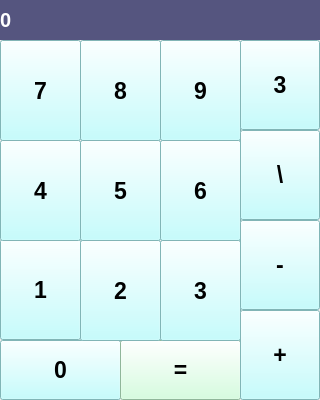
<?xml version="1.0" encoding="UTF-8"?>
<ui version="4.0">
 <class>MainWindow</class>
 <widget class="QMainWindow" name="MainWindow">
  <property name="geometry">
   <rect>
    <x>0</x>
    <y>0</y>
    <width>320</width>
    <height>400</height>
   </rect>
  </property>
  <property name="windowTitle">
   <string>Калькулятор</string>
  </property>
  <widget class="QWidget" name="centralwidget">
   <widget class="QLabel" name="label_result">
    <property name="geometry">
     <rect>
      <x>0</x>
      <y>0</y>
      <width>320</width>
      <height>40</height>
     </rect>
    </property>
    <property name="font">
     <font>
      <pointsize>15</pointsize>
      <weight>75</weight>
      <bold>true</bold>
     </font>
    </property>
    <property name="styleSheet">
     <string notr="true">background-color: rgb(85, 85, 127);
color: rgb(255, 255, 255);</string>
    </property>
    <property name="text">
     <string>0</string>
    </property>
    <property name="margin">
     <number>10</number>
    </property>
   </widget>
   <widget class="QPushButton" name="btn_zero">
    <property name="geometry">
     <rect>
      <x>0</x>
      <y>340</y>
      <width>121</width>
      <height>60</height>
     </rect>
    </property>
    <property name="font">
     <font>
      <pointsize>17</pointsize>
      <weight>75</weight>
      <bold>true</bold>
     </font>
    </property>
    <property name="styleSheet">
     <string notr="true">background-color: rgb(181, 254, 255);</string>
    </property>
    <property name="text">
     <string>0</string>
    </property>
   </widget>
   <widget class="QPushButton" name="btn_res">
    <property name="geometry">
     <rect>
      <x>120</x>
      <y>340</y>
      <width>121</width>
      <height>60</height>
     </rect>
    </property>
    <property name="font">
     <font>
      <pointsize>17</pointsize>
      <weight>75</weight>
      <bold>true</bold>
     </font>
    </property>
    <property name="styleSheet">
     <string notr="true">background-color: rgb(202, 255, 216);</string>
    </property>
    <property name="text">
     <string>=</string>
    </property>
   </widget>
   <widget class="QPushButton" name="btn_1">
    <property name="geometry">
     <rect>
      <x>0</x>
      <y>239</y>
      <width>81</width>
      <height>101</height>
     </rect>
    </property>
    <property name="font">
     <font>
      <pointsize>17</pointsize>
      <weight>75</weight>
      <bold>true</bold>
     </font>
    </property>
    <property name="styleSheet">
     <string notr="true">background-color: rgb(181, 254, 255);</string>
    </property>
    <property name="text">
     <string>1</string>
    </property>
   </widget>
   <widget class="QPushButton" name="btn_2">
    <property name="geometry">
     <rect>
      <x>80</x>
      <y>240</y>
      <width>81</width>
      <height>101</height>
     </rect>
    </property>
    <property name="font">
     <font>
      <pointsize>17</pointsize>
      <weight>75</weight>
      <bold>true</bold>
     </font>
    </property>
    <property name="styleSheet">
     <string notr="true">background-color: rgb(181, 254, 255);</string>
    </property>
    <property name="text">
     <string>2</string>
    </property>
   </widget>
   <widget class="QPushButton" name="btn_3">
    <property name="geometry">
     <rect>
      <x>160</x>
      <y>240</y>
      <width>81</width>
      <height>101</height>
     </rect>
    </property>
    <property name="font">
     <font>
      <pointsize>17</pointsize>
      <weight>75</weight>
      <bold>true</bold>
     </font>
    </property>
    <property name="styleSheet">
     <string notr="true">background-color: rgb(181, 254, 255);</string>
    </property>
    <property name="text">
     <string>3</string>
    </property>
   </widget>
   <widget class="QPushButton" name="btn_7">
    <property name="geometry">
     <rect>
      <x>0</x>
      <y>40</y>
      <width>81</width>
      <height>101</height>
     </rect>
    </property>
    <property name="font">
     <font>
      <pointsize>17</pointsize>
      <weight>75</weight>
      <bold>true</bold>
     </font>
    </property>
    <property name="styleSheet">
     <string notr="true">background-color: rgb(181, 254, 255);</string>
    </property>
    <property name="text">
     <string>7</string>
    </property>
   </widget>
   <widget class="QPushButton" name="btn_4">
    <property name="geometry">
     <rect>
      <x>0</x>
      <y>140</y>
      <width>81</width>
      <height>101</height>
     </rect>
    </property>
    <property name="font">
     <font>
      <pointsize>17</pointsize>
      <weight>75</weight>
      <bold>true</bold>
     </font>
    </property>
    <property name="styleSheet">
     <string notr="true">background-color: rgb(181, 254, 255);</string>
    </property>
    <property name="text">
     <string>4</string>
    </property>
   </widget>
   <widget class="QPushButton" name="btn_5">
    <property name="geometry">
     <rect>
      <x>80</x>
      <y>140</y>
      <width>81</width>
      <height>101</height>
     </rect>
    </property>
    <property name="font">
     <font>
      <pointsize>17</pointsize>
      <weight>75</weight>
      <bold>true</bold>
     </font>
    </property>
    <property name="styleSheet">
     <string notr="true">background-color: rgb(181, 254, 255);</string>
    </property>
    <property name="text">
     <string>5</string>
    </property>
   </widget>
   <widget class="QPushButton" name="btn_6">
    <property name="geometry">
     <rect>
      <x>160</x>
      <y>140</y>
      <width>81</width>
      <height>101</height>
     </rect>
    </property>
    <property name="font">
     <font>
      <pointsize>17</pointsize>
      <weight>75</weight>
      <bold>true</bold>
     </font>
    </property>
    <property name="styleSheet">
     <string notr="true">background-color: rgb(181, 254, 255);</string>
    </property>
    <property name="text">
     <string>6</string>
    </property>
   </widget>
   <widget class="QPushButton" name="btn_8">
    <property name="geometry">
     <rect>
      <x>80</x>
      <y>40</y>
      <width>81</width>
      <height>101</height>
     </rect>
    </property>
    <property name="font">
     <font>
      <pointsize>17</pointsize>
      <weight>75</weight>
      <bold>true</bold>
     </font>
    </property>
    <property name="styleSheet">
     <string notr="true">background-color: rgb(181, 254, 255);</string>
    </property>
    <property name="text">
     <string>8</string>
    </property>
   </widget>
   <widget class="QPushButton" name="btn_9">
    <property name="geometry">
     <rect>
      <x>160</x>
      <y>40</y>
      <width>81</width>
      <height>101</height>
     </rect>
    </property>
    <property name="font">
     <font>
      <pointsize>17</pointsize>
      <weight>75</weight>
      <bold>true</bold>
     </font>
    </property>
    <property name="styleSheet">
     <string notr="true">background-color: rgb(181, 254, 255);</string>
    </property>
    <property name="text">
     <string>9</string>
    </property>
   </widget>
   <widget class="QPushButton" name="btn_sum">
    <property name="geometry">
     <rect>
      <x>240</x>
      <y>310</y>
      <width>80</width>
      <height>90</height>
     </rect>
    </property>
    <property name="font">
     <font>
      <pointsize>17</pointsize>
      <weight>75</weight>
      <bold>true</bold>
     </font>
    </property>
    <property name="styleSheet">
     <string notr="true">background-color: rgb(181, 254, 255);</string>
    </property>
    <property name="text">
     <string>+</string>
    </property>
   </widget>
   <widget class="QPushButton" name="btn_minus">
    <property name="geometry">
     <rect>
      <x>240</x>
      <y>220</y>
      <width>80</width>
      <height>90</height>
     </rect>
    </property>
    <property name="font">
     <font>
      <pointsize>17</pointsize>
      <weight>75</weight>
      <bold>true</bold>
     </font>
    </property>
    <property name="styleSheet">
     <string notr="true">background-color: rgb(181, 254, 255);</string>
    </property>
    <property name="text">
     <string>-</string>
    </property>
   </widget>
   <widget class="QPushButton" name="btn_share">
    <property name="geometry">
     <rect>
      <x>240</x>
      <y>130</y>
      <width>80</width>
      <height>90</height>
     </rect>
    </property>
    <property name="font">
     <font>
      <pointsize>17</pointsize>
      <weight>75</weight>
      <bold>true</bold>
     </font>
    </property>
    <property name="styleSheet">
     <string notr="true">background-color: rgb(181, 254, 255);</string>
    </property>
    <property name="text">
     <string>\</string>
    </property>
   </widget>
   <widget class="QPushButton" name="btn_mult">
    <property name="geometry">
     <rect>
      <x>240</x>
      <y>40</y>
      <width>80</width>
      <height>90</height>
     </rect>
    </property>
    <property name="font">
     <font>
      <pointsize>17</pointsize>
      <weight>75</weight>
      <bold>true</bold>
     </font>
    </property>
    <property name="styleSheet">
     <string notr="true">background-color: rgb(181, 254, 255);</string>
    </property>
    <property name="text">
     <string>3</string>
    </property>
   </widget>
  </widget>
 </widget>
 <resources/>
 <connections/>
</ui>
